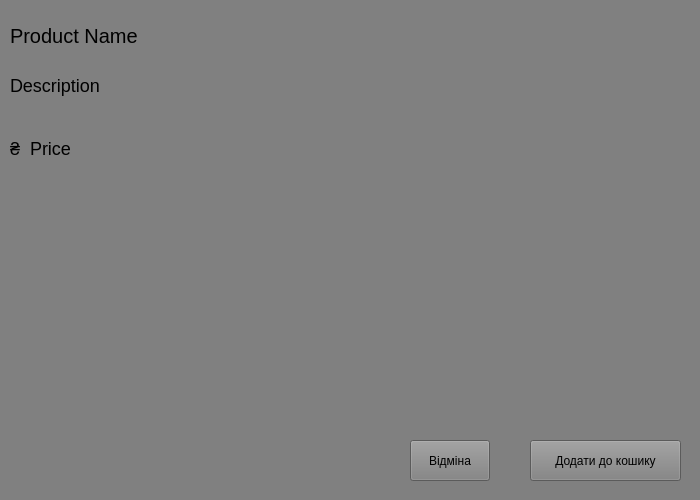
<?xml version="1.0" encoding="UTF-8"?>
<ui version="4.0">
 <class>ProductItem</class>
 <widget class="QWidget" name="ProductItem">
  <property name="geometry">
   <rect>
    <x>0</x>
    <y>0</y>
    <width>700</width>
    <height>500</height>
   </rect>
  </property>
  <property name="minimumSize">
   <size>
    <width>700</width>
    <height>500</height>
   </size>
  </property>
  <property name="maximumSize">
   <size>
    <width>700</width>
    <height>500</height>
   </size>
  </property>
  <property name="sizeIncrement">
   <size>
    <width>500</width>
    <height>500</height>
   </size>
  </property>
  <property name="windowTitle">
   <string>Form</string>
  </property>
  <property name="styleSheet">
   <string notr="true">background-color: #808080;</string>
  </property>
  <widget class="QLabel" name="product_name">
   <property name="geometry">
    <rect>
     <x>10</x>
     <y>20</y>
     <width>471</width>
     <height>31</height>
    </rect>
   </property>
   <property name="styleSheet">
    <string notr="true">font-size: 20px;</string>
   </property>
   <property name="text">
    <string>Product Name</string>
   </property>
  </widget>
  <widget class="QLabel" name="product_desc">
   <property name="geometry">
    <rect>
     <x>10</x>
     <y>70</y>
     <width>671</width>
     <height>31</height>
    </rect>
   </property>
   <property name="styleSheet">
    <string notr="true">font-size: 18px;</string>
   </property>
   <property name="text">
    <string>Description</string>
   </property>
  </widget>
  <widget class="QPushButton" name="product_add_to_cart_btn">
   <property name="geometry">
    <rect>
     <x>530</x>
     <y>440</y>
     <width>151</width>
     <height>41</height>
    </rect>
   </property>
   <property name="text">
    <string>Додати до кошику</string>
   </property>
  </widget>
  <widget class="QPushButton" name="product_cancel_btn">
   <property name="geometry">
    <rect>
     <x>410</x>
     <y>440</y>
     <width>80</width>
     <height>41</height>
    </rect>
   </property>
   <property name="text">
    <string>Вiдмiна</string>
   </property>
  </widget>
  <widget class="QLabel" name="label">
   <property name="geometry">
    <rect>
     <x>10</x>
     <y>140</y>
     <width>16</width>
     <height>16</height>
    </rect>
   </property>
   <property name="styleSheet">
    <string notr="true">font-size: 18px</string>
   </property>
   <property name="text">
    <string>₴</string>
   </property>
  </widget>
  <widget class="QLabel" name="product_price">
   <property name="geometry">
    <rect>
     <x>30</x>
     <y>140</y>
     <width>311</width>
     <height>16</height>
    </rect>
   </property>
   <property name="styleSheet">
    <string notr="true">font-size: 18px</string>
   </property>
   <property name="text">
    <string>Price</string>
   </property>
  </widget>
  <widget class="QLabel" name="productImageLabel">
   <property name="geometry">
    <rect>
     <x>20</x>
     <y>180</y>
     <width>631</width>
     <height>231</height>
    </rect>
   </property>
   <property name="text">
    <string/>
   </property>
  </widget>
 </widget>
 <resources/>
 <connections/>
</ui>
